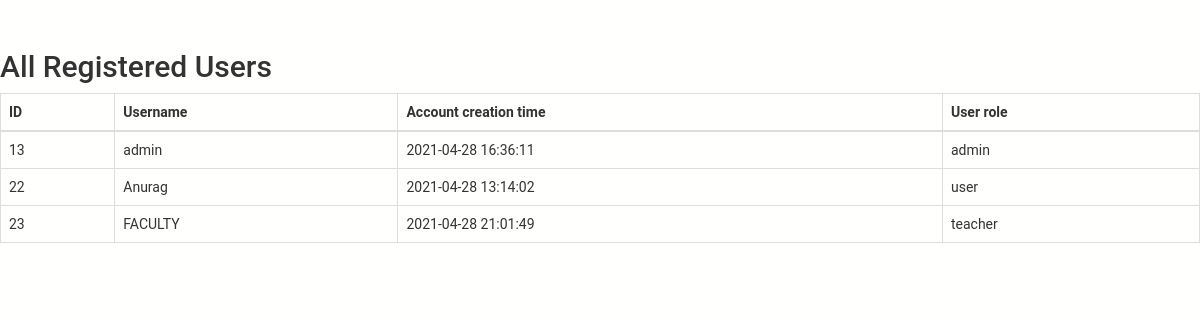
Page /view/seeallusers.php (signed in) on the committed database.
### tables this page shows
CREATE TABLE `users` (
  `id` int(11) NOT NULL,
  `username` varchar(50) NOT NULL,
  `password` varchar(255) NOT NULL,
  `created_at` datetime DEFAULT current_timestamp(),
  `userstatus` varchar(8) NOT NULL DEFAULT 'user'
);

### view/seeallusers.php (the view, shortened to what this page needs)
<!DOCTYPE html>
<html lang="en">
<head>
  <link rel="stylesheet" href="https://maxcdn.bootstrapcdn.com/bootstrap/3.4.0/css/bootstrap.min.css">
  <link rel="stylesheet" href="style.css">
</head>
<body>
<h2>All Registered Users</h2>
<div class="bs-docs-example">
    <div id="myTabContent" class="tab-content">
        <div class="tab-pane fade in active" id="cse">
            <table class="table table-bordered">
                <thead>
                    <tr>
                        <th>ID </th>
                        <th>Username</th>
                        <th>Account creation time</th>
                        <th>User role</th>
                    </tr>
                </thead>
                <tbody>
                <?php
$conn = mysqli_connect("localhost", "root", "", "testsite");
$sql = "SELECT id, username, created_at, userstatus FROM users";
$result = $conn->query($sql);
if ($result->num_rows > 0) {
while($row = mysqli_fetch_array($result)) {
        echo "<tr>";
        echo "<td>" . $row['id'] . "</td>";
        echo "<td>" . $row['username'] . "</td>";
        echo "<td>" . $row['created_at'] . "</td>";
        echo "<td>" . $row['userstatus'] . "</td>";
        echo "<tr>";
    }
echo "</table>";
} else { echo "0 results"; }
?>
        </div>
        </body>
        </html>

### view/style.css (style rules this page uses)
body { background-color: #FFFFFE; background-image: linear-gradient(62deg, #FFFFFF0%, #FFFFFF 100%); height: 100%; margin-top: 50px; background-repeat: no-repeat; background-attachment: fixed; font-family: 'Roboto', sans-serif; }
html { height: 100%; }

### rows in the picture
users: id "13", username "admin", created_at "2021-04-28 16:36:11", userstatus "admin"
users: id "22", username "Anurag", created_at "2021-04-28 13:14:02", userstatus "user"
users: id "23", username "FACULTY", created_at "2021-04-28 21:01:49", userstatus "teacher"
